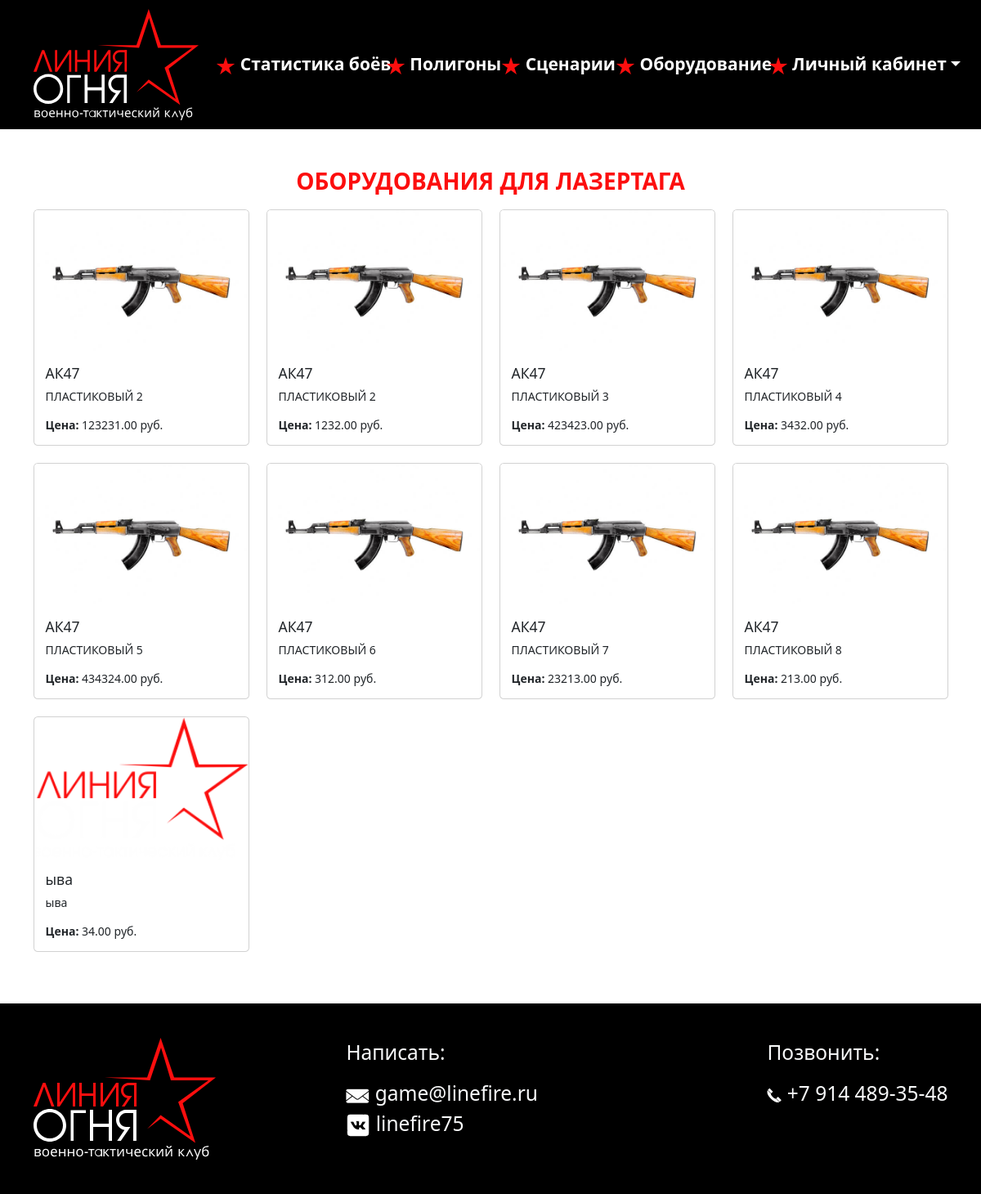
Before: /equipment/ with the older database file.
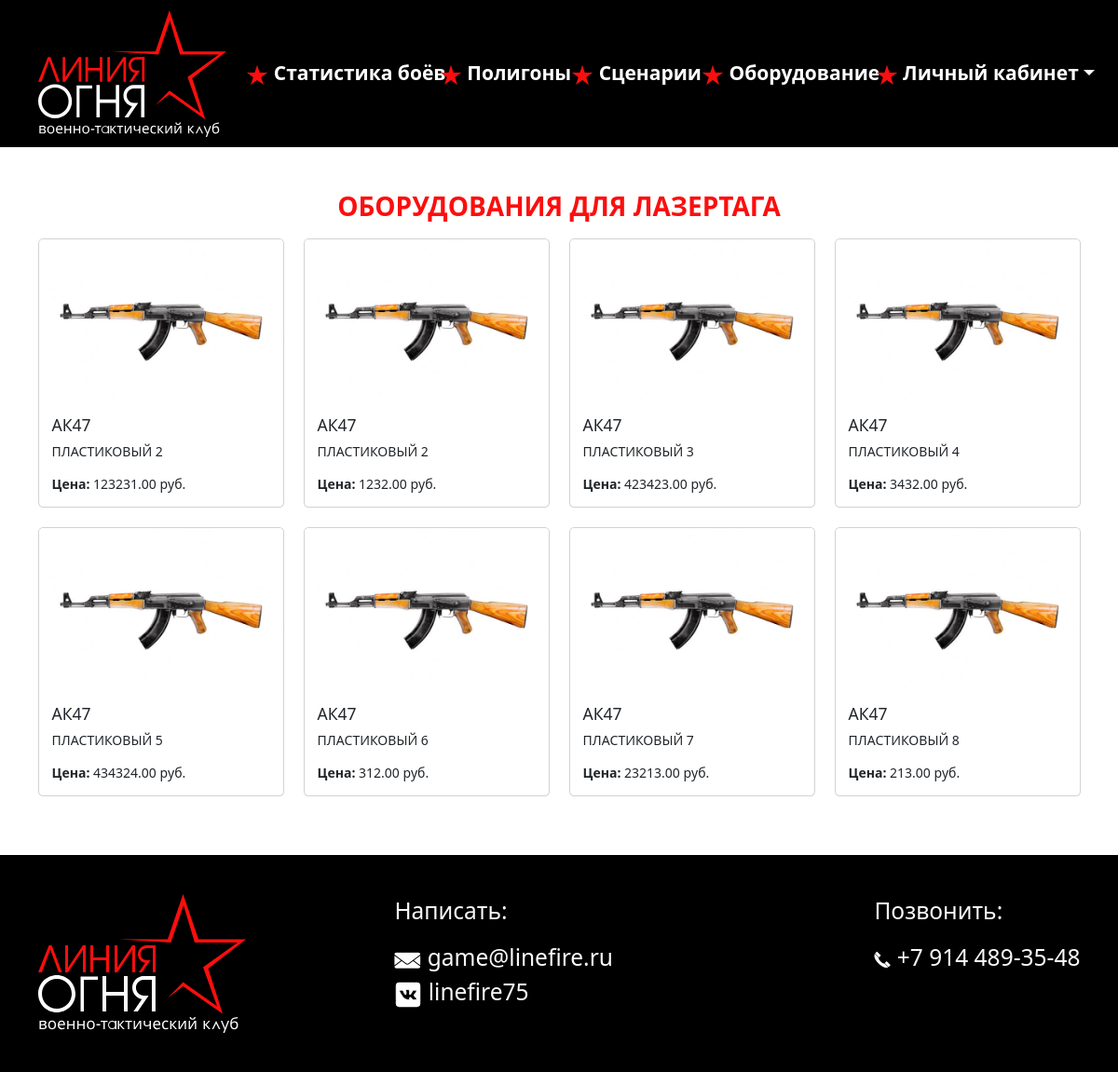
After: the same page with the newer database file.
### main/models.py (models this page shows, shortened)
class Equipment(models.Model):
    name = models.CharField(max_length=255)
    description = models.TextField()
    price = models.DecimalField(max_digits=10, decimal_places=2)
    image1 = models.ImageField(upload_to='equipment_images/', blank=True, null=True)
    image2 = models.ImageField(upload_to='equipment_images/', blank=True, null=True)
    image3 = models.ImageField(upload_to='equipment_images/', blank=True, null=True)
    image4 = models.ImageField(upload_to='equipment_images/', blank=True, null=True)
    image5 = models.ImageField(upload_to='equipment_images/', blank=True, null=True)
    created_at = models.DateTimeField(auto_now_add=True)
    updated_at = models.DateTimeField(auto_now=True)

### main/views.py (the view)
# urls.py: path('equipment/', views.equipment_list, name='equipment_list'),
def equipment_list(request):
    equipment = Equipment.objects.all()
    return render(request, 'equipment/equipment_list.html', {'equipment': equipment})

### main/context_processors.py (called while the page is built)
def contact_form(request):
    return {'contact_form': ContactForm()}

### main/templates/equipment/equipment_list.html (shortened to what this page needs)
{% load static %}
{% include 'layout/top.html' %}
{% include 'layout/navbar.html' %}
<div class="container mt-5 mb-5">
        <p class="fw-bold fs-2 text-center" style="color:#fc0e0e">ОБОРУДОВАНИЯ ДЛЯ ЛАЗЕРТАГА</p>
        <div class="row">
            {% for item in equipment %}
            <div class="col-md-3 mb-4">
                <div class="card h-100">
                    {% if item.image1 %}
                    <img src="{{ item.image1.url }}" class="card-img-top" alt="{{ item.name }}">
                    {% endif %}
                    <div class="card-body">
                        <h5 class="card-title">{{ item.name }}</h5>
                        <p class="card-text">{{ item.description }}</p>
                        <p class="card-text"><strong>Цена:</strong> {{ item.price }} руб.</p>
                    </div>
                </div>
            </div>
            {% endfor %}
        </div>
    </div>
{% include 'layout/footer.html' %}
{% include 'layout/bottom.html' %}

### main/templates/layout/top.html (shortened to what this page needs)
{% load static %}
<html lang="ru" xmlns="http://www.w3.org/1999/html">
<head>
	<link rel="stylesheet" href="{% static 'main/css/application.css' %}">
	<link href="https://cdn.jsdelivr.net/npm/bootstrap@5.3.3/dist/css/bootstrap.min.css" rel="stylesheet">
    <link rel="stylesheet" href="{% static 'main/css/style.css' %}">
</head>
<body>

### main/templates/layout/navbar.html (shortened to what this page needs)
{% load static %}
<nav class="navbar navbar-expand-lg bg-black ">
  <div class="container-fluid container" >
    <a href="{% url 'main:mainpage' %}" class="navbar-brand"><img class="logo-hw" src="{% static 'main/images/LogoLF.svg' %}"></a>
    <div class="collapse navbar-collapse flex-grow-0 text-nowrap" id="navbarTogglerDemo02">
      <ul class="navbar-nav me-auto mb-2 mb-lg-0 ">
        <li class="nav-item">
          <a class="nav-link fw-bold fs-4 text hover-link" href="{% url 'main:statistics' %}"><img src="{% static 'main/images/star_menu.png' %}"> Статистика боёв</a>
        </li>
          <li class="nav-item">
          <a class="nav-link fw-bold fs-4 text hover-link" href="{% url 'main:polygons' %}"><img src="{% static 'main/images/star_menu.png' %}"> Полигоны</a>
        </li>
          <li class="nav-item">
          <a class="nav-link fw-bold fs-4 text hover-link" href="{% url 'main:scenario-list' %}"><img src="{% static 'main/images/star_menu.png' %}"> Сценарии</a>
        </li>
          <li class="nav-item">
          <a class="nav-link fw-bold fs-4 text hover-link" href="{% url 'main:equipment_list' %}"><img src="{% static 'main/images/star_menu.png' %}"> Оборудование</a>
        </li>
          <li class="nav-item dropdown">
              <a class="nav-link fw-bold fs-4 text hover-link dropdown-toggle" href="{% if request.user.is_authenticated %}{% url 'main:player_profile' request.user.pk %}{% else %}{% url 'login' %}{% endif %}" id="navbarDropdown" role="button" aria-expanded="false">
                  <img src="{% static 'main/images/star_menu.png' %}"> Личный кабинет</a>
            </li>
      </ul>
    </div>
</div>
</nav>

### main/templates/layout/footer.html (shortened to what this page needs)
{% load static %}
<div class="bg-black text-light pt-5 pb-5 fs-3">
    <div class="container center-on-small1">
        <div class="d-flex justify-content-between " id="wrap-footer-indicators">
            <div class="qweasd">
                <a class=" navbar-brand " href="{% url 'main:mainpage' %}" class="navbar-brand"><img src="{% static 'main/images/LogoLF.SVG' %}"></a>
            </div>
            <div class="d-inline-block flex-row">
                <p class="write-small" id="wrap-footer-text1">Написать:</p>
                <a class=" navbar-brand"><img src="{% static 'main/images/email_icon.png' %}"> game@linefire.ru</a>
                <a href="https://vk.com/linefire75" class=" navbar-brand"><img style="max-width: 30px" src="{% static 'main/images/vk-2.svg' %}"> linefire75</a>
            </div>
            <div class="d-inline flex-row">
                <p class="write-small" id="wrap-footer-text">Позвонить:</p>
                <a class="navbar-brand "><img src="{% static 'main/images/phone_icon.png' %}"> +7 914 489-35-48</a>
            </div>
        </div>
    </div>
</div>

### main/templates/layout/bottom.html (shortened to what this page needs)
{% load static %}
</body>
</html>

### main/static/main/css/application.css (style rules this page uses)
html, body { padding: 0; margin: 0; font-size: 14px; font-family: "Helvetica Neue",Helvetica,Arial,sans-serif; }
img { max-width: 100%; }

### main/templates/layout/navbar.html (style rules this page uses)
.hover-link { color: white; transition: color 0.4s ease; }
.nav-item.dropdown { position: relative; }

Changed rows visible on the page:
removed Equipment: image1 (picture), name "ыва", description "ыва", price "34.00"
